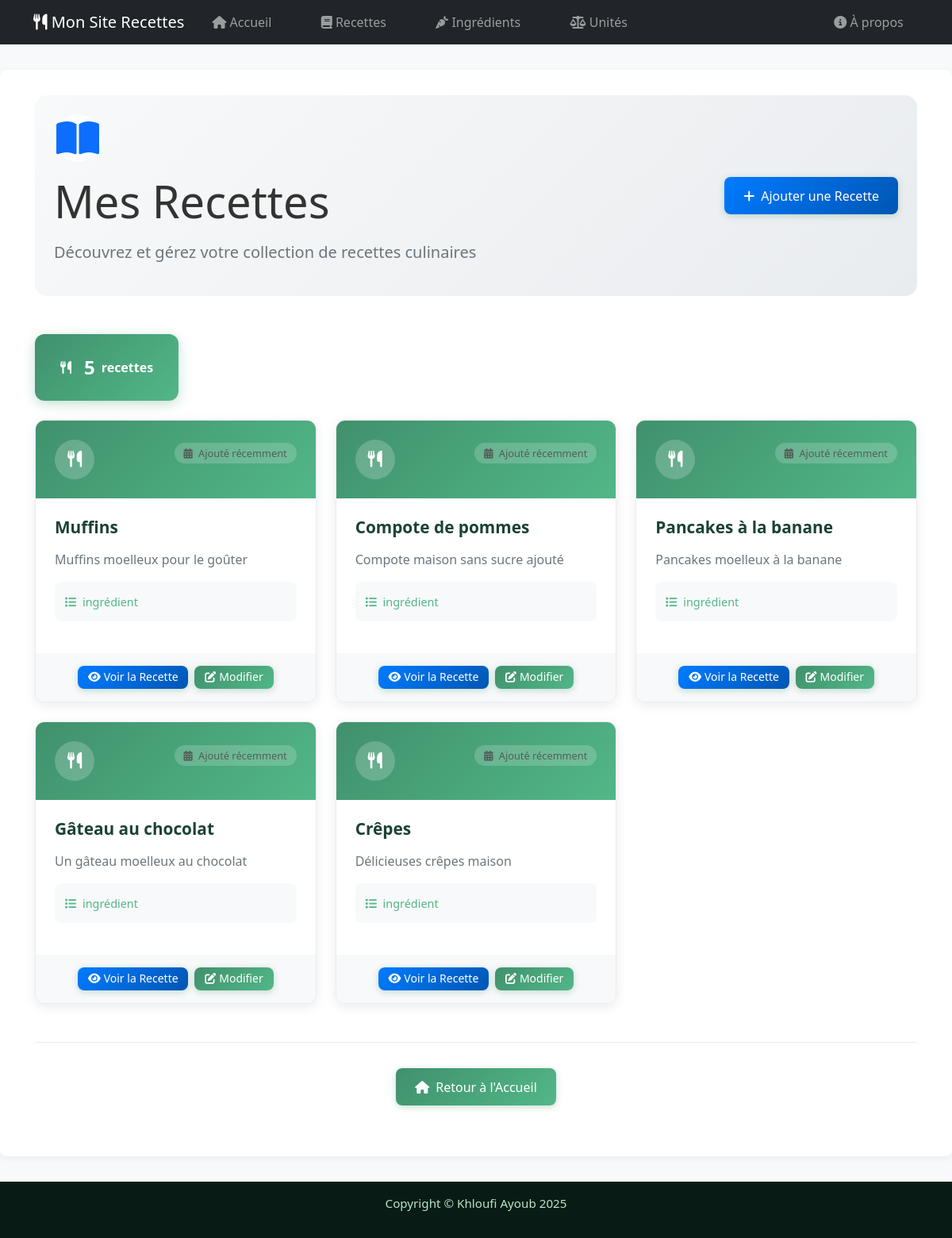
The app's page /recipes/ with its own data.
### App/models.py (models this page shows, shortened)
class Recipe(models.Model):
    title = models.CharField(max_length=100, verbose_name="Titre")
    description = models.TextField(verbose_name="Description")
    instructions = models.TextField(verbose_name="Instructions")
    created_at = models.DateTimeField(auto_now_add=True, verbose_name="Crée le")
    updated_at = models.DateTimeField(auto_now=True, verbose_name="Mis à jour le")
    image = models.ImageField(default="", upload_to='recipes/', verbose_name="Image", blank=True, null=True)
    class Meta:
        ordering = ('-created_at',)
        verbose_name = "recipe"
        verbose_name_plural = "recipes"

### App/views/recipe_views.py (the view)
# urls.py: path('recipes/', views.RecipeListView.as_view(), name="recipes"),
class RecipeListView(View):
    def get(self, request):
        recipes_list = Recipe.objects.all()
        paginator = Paginator(recipes_list, 6)  # 6 recettes par page (2 lignes de 3)
        page = request.GET.get('page')
        try:
            recipes = paginator.page(page)
        except PageNotAnInteger:
            recipes = paginator.page(1)
        except EmptyPage:
            recipes = paginator.page(paginator.num_pages)
        return render(request, 'App/recipe/recipes.html', {'recipes': recipes})

### App/templates/App/recipe/recipes.html (shortened to what this page needs)
{% extends 'base.html' %}
{% load static %}
{% block content %}
<div class="recipes-page">
  <div class="page-header mb-5">
    <div class="row align-items-center">
      <div class="col-lg-8">
        <div class="header-content">
          <div class="header-icon mb-3">
            <i class="fas fa-book-open fa-3x text-primary"></i>
          </div>
          <h1 class="display-4 mb-3">Mes Recettes</h1>
          <p class="lead text-muted">Découvrez et gérez votre collection de recettes culinaires</p>
        </div>
      </div>
      <div class="col-lg-4 text-lg-end">
        <a href="{% url 'add_recipe' %}" class="btn btn-lg btn-primary">
          <i class="fas fa-plus me-2"></i>Ajouter une Recette
        </a>
      </div>
    </div>
  </div>
  {% if recipes %}
    <div class="recipes-stats mb-4">
      <div class="stats-card">
        <i class="fas fa-utensils me-2"></i>
        <span class="stats-number">{{ recipes.paginator.count }}</span>
        <span class="stats-label">recette{{ recipes.paginator.count|pluralize }}</span>
      </div>
    </div>
    <div class="row g-4">
      {% for recipe in recipes %}
      <div class="col-lg-4 col-md-6 col-sm-12">
        <div class="recipe-card-modern">
          <div class="recipe-header">
            <div class="recipe-icon">
              <i class="fas fa-utensils"></i>
            </div>
            <div class="recipe-meta">
              <span class="recipe-date">
                <i class="fas fa-calendar-alt me-1"></i>
                Ajouté récemment
              </span>
            </div>
          </div>
          <div class="recipe-content">
            <h3 class="recipe-title">{{ recipe.title }}</h3>
            <p class="recipe-description">{{ recipe.description|truncatewords:15 }}</p>
            <div class="recipe-ingredients-preview">
              <span class="ingredients-label">
                <i class="fas fa-list me-1"></i>
                {{ recipe.recipeingredient_set.count }} ingrédient{{ recipe.recipeingredient_set.count|pluralize }}
              </span>
            </div>
          </div>
          <div class="recipe-actions">
            <a href="{% url 'recipe_detail' recipe.id %}" class="btn btn-primary btn-sm">
              <i class="fas fa-eye me-1"></i>Voir la Recette
            </a>
            <a href="{% url 'edit_recipe' recipe.id %}" class="btn btn-outline-secondary btn-sm">
              <i class="fas fa-edit me-1"></i>Modifier
            </a>
          </div>
        </div>
      </div>
      {% endfor %}
    </div>
  {% endif %}
  <div class="page-navigation mt-5">
    <a href="{% url 'home' %}" class="btn btn-outline-secondary">
      <i class="fas fa-home me-2"></i>Retour à l'Accueil
    </a>
  </div>
</div>
{% endblock %}

### records on screen
Recipe: title "Muffins", description "Muffins moelleux pour le goûter"
Recipe: title "Compote de pommes", description "Compote maison sans sucre ajouté"
Recipe: title "Pancakes à la banane", description "Pancakes moelleux à la banane"
Recipe: title "Gâteau au chocolat", description "Un gâteau moelleux au chocolat"
Recipe: title "Crêpes", description "Délicieuses crêpes maison"

### other values on screen
{{ recipes.paginator.count }} "5"
